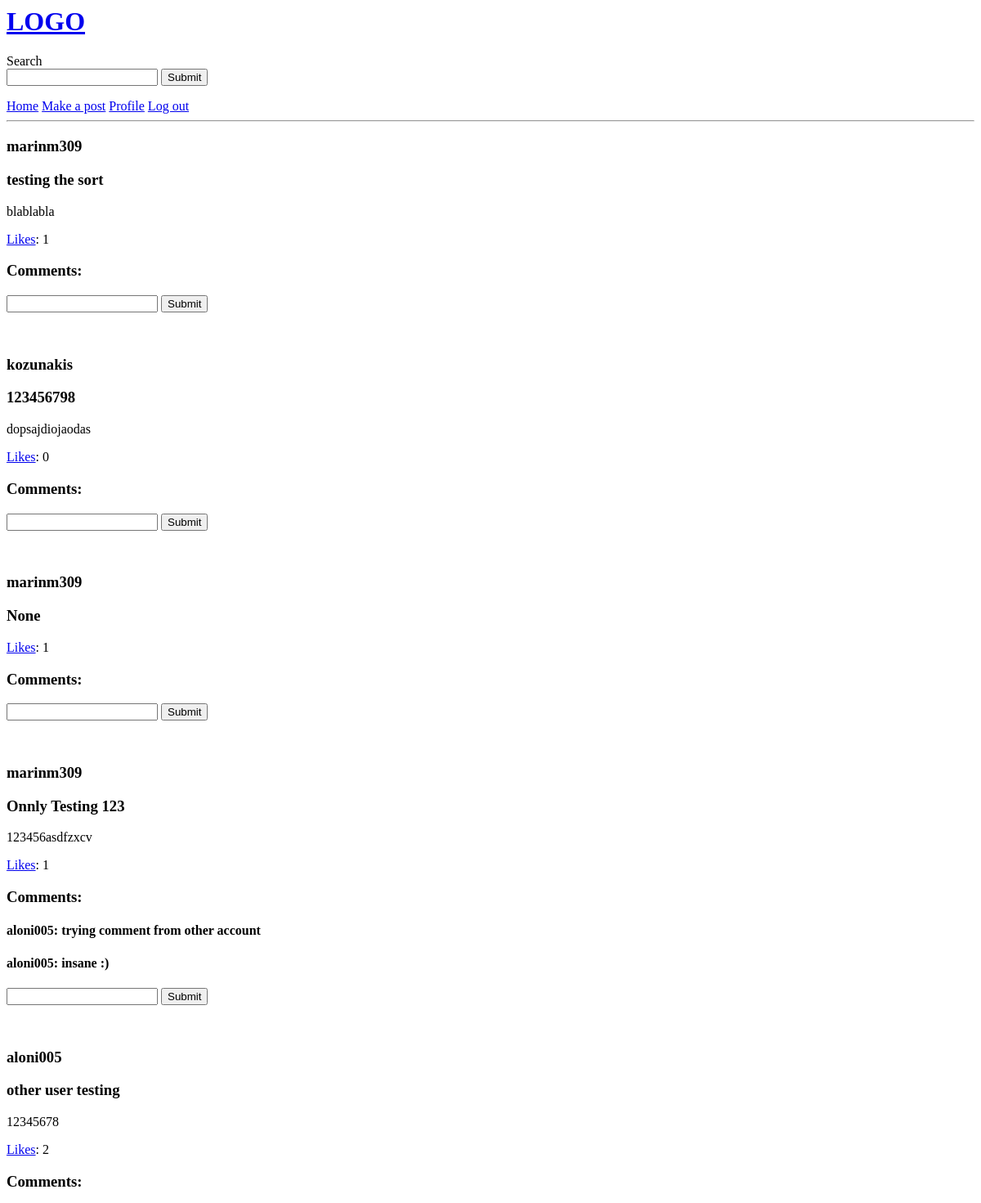
Before: / (signed in, upper part) with the older database file.
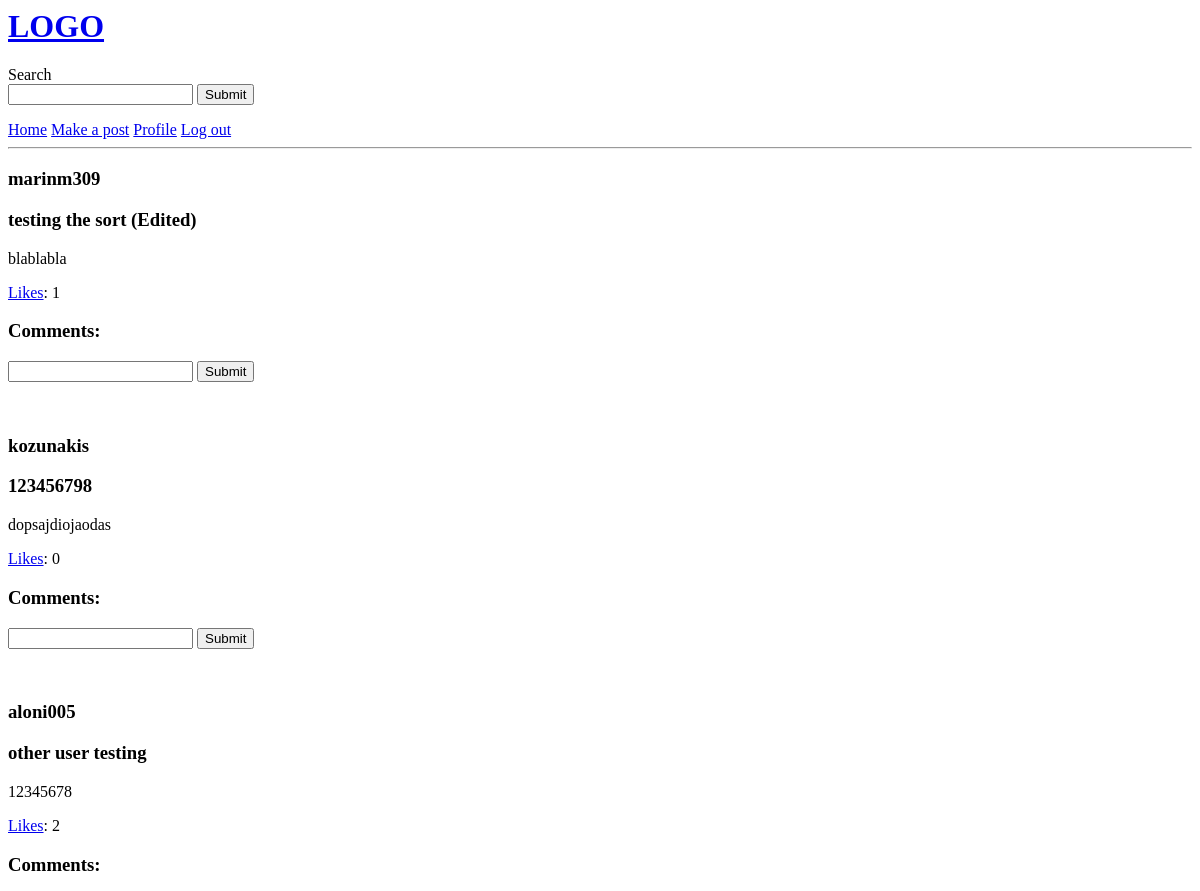
After: the same page with the newer database file.
### posts/models.py (models this page shows, shortened)
class Post(models.Model):
    id = models.UUIDField(default=uuid.uuid4, primary_key=True, unique=True, editable=False)
    created = models.DateTimeField(auto_now_add=True)
    user = models.ForeignKey(Profile, null=True, on_delete=models.SET_NULL)
    title = models.CharField(max_length=100, null=True, blank=True)
    description = models.TextField(blank=True, null=True)
    like = models.IntegerField(default=0, null=True)

class Comments(models.Model):
    id = models.UUIDField(default=uuid.uuid4, primary_key=True, unique=True, editable=False)
    created = models.DateTimeField(auto_now_add=True)
    user = models.ForeignKey(Profile, on_delete=models.SET_NULL, null=True)
    post = models.ForeignKey(Post, on_delete=models.SET_NULL, null=True)
    description = models.TextField(null=True)
    likes = models.IntegerField(default=0, null=True)

### users/models.py (models this page shows)
class Profile(models.Model):
    id = models.UUIDField(default=uuid.uuid4, unique=True, primary_key=True, editable=False)
    created = models.DateTimeField(auto_now_add=True)
    user = models.OneToOneField(User, null=True, on_delete=models.CASCADE)
    username = models.CharField(max_length=100, null=True)
    first_name = models.CharField(max_length=100, null=True, blank=True)
    last_name = models.CharField(max_length=100, null=True, blank=True)
    email = models.CharField(max_length=200, null=True, blank=True)
    bio = models.TextField(null=True, blank=True)
    address = models.CharField(max_length=200, null=True, blank=True)
    phone_number = models.CharField(max_length=20, null=True, blank=True)
    followers = models.ForeignKey('UserFollowers', on_delete=models.SET_NULL, null=True, blank=True)
    following = models.ForeignKey('UserFollowing', on_delete=models.SET_NULL, null=True, blank=True)
    def __str__(self) -> str:
        return str(self.user)

### posts/views.py (the view)
# urls.py: path('', views.home, name='home'),
@login_required(login_url='login')
def home(request):
    user = request.user.profile
    following = UserFollowers.objects.filter(follower=user.user)
    lst = []
    for i in following:
        lst.append(i.user)
    posts = Post.objects.all()
    posts = Post.objects.order_by('-created')
    comments = Comments.objects.all()
    context = {'posts': posts, 'comments': comments, 'following': following, 'lst': lst, 'user': user}
    return render(request, 'posts/home.html', context)

### posts/templates/posts/home.html (shortened to what this page needs)
{% extends 'main.html' %}
{% block content %}
{% for post in posts %}
{% if post.user in lst or post.user == user %}
<h3>{{post.user}}</h3>
<h3>{{post.title}}</h3>
{{post.description}}
<p><a href="{% url 'like-post' post.id %}">Likes</a>: {{post.like}}</p>
<h3>Comments:</h3>
{%for comment in comments%}
{% if comment.post == post %}
<h4>{{comment.user}}: {{comment.description}}</h4>
{% endif %}
{% endfor %}
<form action="{% url 'create-comment' post.id %}" method="POST">
    <input type="text" name="comment">
    <input type="submit">
</form>
{% endif %}
{% endfor %}
{% endblock content %}

Changed rows visible on the page:
removed Post: user "marinm309", title "None", like "1"
removed Post: user "marinm309", title "Onnly Testing 123", description "123456asdfzxcv", like "1"
no longer on this page (row edited): Comments: user "aloni005", description "trying comment from other account"
no longer on this page (row edited): Comments: user "aloni005", description "insane :)"
changed Post "blablabla": title "testing the sort" → "testing the sort (Edited)"
